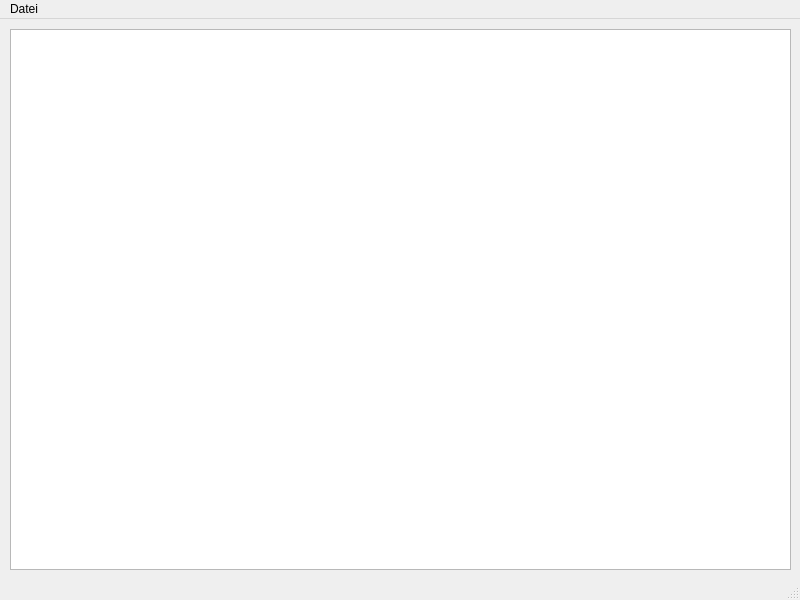
<?xml version="1.0" encoding="UTF-8"?>
<ui version="4.0">
 <class>TextViewWindow</class>
 <widget class="QMainWindow" name="TextViewWindow">
  <property name="geometry">
   <rect>
    <x>0</x>
    <y>0</y>
    <width>800</width>
    <height>600</height>
   </rect>
  </property>
  <property name="windowTitle">
   <string>MainWindow</string>
  </property>
  <widget class="QWidget" name="centralwidget">
   <widget class="QPlainTextEdit" name="plainTextEdit">
    <property name="geometry">
     <rect>
      <x>10</x>
      <y>10</y>
      <width>781</width>
      <height>541</height>
     </rect>
    </property>
    <property name="readOnly">
     <bool>true</bool>
    </property>
   </widget>
  </widget>
  <widget class="QMenuBar" name="menubar">
   <property name="geometry">
    <rect>
     <x>0</x>
     <y>0</y>
     <width>800</width>
     <height>22</height>
    </rect>
   </property>
   <widget class="QMenu" name="menuDatei">
    <property name="title">
     <string>Datei</string>
    </property>
    <addaction name="actionExit"/>
   </widget>
   <addaction name="menuDatei"/>
  </widget>
  <widget class="QStatusBar" name="statusbar"/>
  <action name="actionExit">
   <property name="icon">
    <iconset theme="application-exit"/>
   </property>
   <property name="text">
    <string>Schließen</string>
   </property>
  </action>
 </widget>
 <resources/>
 <connections/>
</ui>
